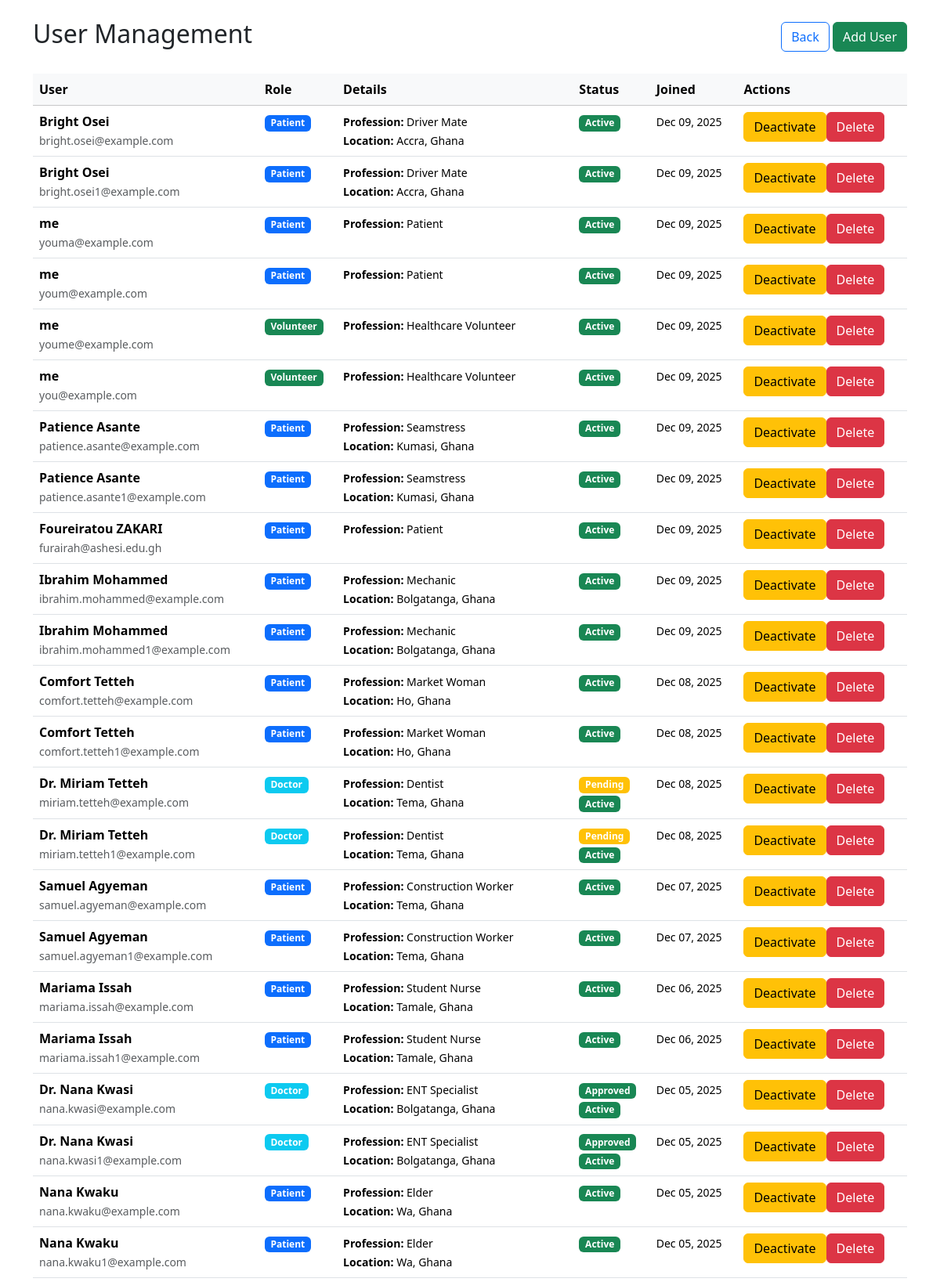
The page /views/auth/admin-users.php (signed in, upper part) on the database its author committed.
### tables this page shows
CREATE TABLE `hc_users` (
  `user_id` int(11) NOT NULL,
  `full_name` varchar(100) NOT NULL,
  `profession` varchar(100) DEFAULT NULL,
  `email_address` varchar(100) NOT NULL,
  `location` varchar(100) DEFAULT NULL,
  `password_hash` varchar(255) NOT NULL,
  `user_role` enum('patient','volunteer','doctor','admin') NOT NULL,
  `is_approved` tinyint(1) DEFAULT 0,
  `certificate_filename` varchar(255) DEFAULT NULL,
  `date_created` timestamp NOT NULL DEFAULT current_timestamp(),
  `created_at` timestamp NOT NULL DEFAULT current_timestamp(),
  `last_updated` timestamp NOT NULL DEFAULT current_timestamp() ON UPDATE current_timestamp(),
  `is_active` tinyint(1) DEFAULT 1
);

### views/auth/admin-users.php (the view, shortened to what this page needs)
<?php
require_once '../../app/config/database.php';
$sql = "SELECT user_id, full_name, email_address, user_role, is_approved, is_active,
               profession, location, created_at
        FROM hc_users
        ORDER BY created_at DESC";
$stmt = $pdo->query($sql);
$users = $stmt->fetchAll();
?>
<!DOCTYPE html>
<html lang="en">
<head>
    <link href="https://cdn.jsdelivr.net/npm/bootstrap@5.3.2/dist/css/bootstrap.min.css" rel="stylesheet">
</head>
<body>
    <div class="container mt-4">
        <div class="d-flex justify-content-between align-items-center mb-4">
            <h2><i class="fas fa-users text-primary"></i> User Management</h2>
            <div>
                <a href="admin-dashboard.php" class="btn btn-outline-primary">
                    <i class="fas fa-arrow-left"></i> Back
                </a>
                <a href="#" class="btn btn-success" data-bs-toggle="modal" data-bs-target="#addUserModal">
                    <i class="fas fa-plus"></i> Add User
                </a>
            </div>
        </div>
        <div class="table-responsive">
            <table class="table table-hover">
                <thead class="table-light">
                    <tr>
                        <th>User</th>
                        <th>Role</th>
                        <th>Details</th>
                        <th>Status</th>
                        <th>Joined</th>
                        <th>Actions</th>
                    </tr>
                </thead>
                <tbody>
                    <?php foreach ($users as $user): ?>
                        <tr>
                            <td>
                                <strong><?php echo htmlspecialchars($user['full_name']); ?></strong><br>
                                <small class="text-muted"><?php echo htmlspecialchars($user['email_address']); ?></small>
                            </td>
                            <td>
                                <?php
                                $role_badge = [
                                    'patient' => 'primary',
                                    'volunteer' => 'success',
                                    'doctor' => 'info',
                                    'admin' => 'danger'
                                ];
                                ?>
                                <span class="badge bg-<?php echo $role_badge[$user['user_role']] ?? 'secondary'; ?>">
                                    <?php echo ucfirst($user['user_role']); ?>
                                </span>
                            </td>
                            <td>
                                <small>
                                    <?php if ($user['profession']): ?>
                                        <strong>Profession:</strong> <?php echo htmlspecialchars($user['profession']); ?><br>
                                    <?php endif; ?>
                                    <?php if ($user['location']): ?>
                                        <strong>Location:</strong> <?php echo htmlspecialchars($user['location']); ?>
                                    <?php endif; ?>
                                </small>
                            </td>
                            <td>
                                <?php if ($user['user_role'] === 'doctor'): ?>
                                    <span class="badge bg-<?php echo $user['is_approved'] ? 'success' : 'warning'; ?>">
                                        <?php echo $user['is_approved'] ? 'Approved' : 'Pending'; ?>
                                    </span><br>
                                <?php endif; ?>
                                <span class="badge bg-<?php echo $user['is_active'] ? 'success' : 'secondary'; ?>">
                                    <?php echo $user['is_active'] ? 'Active' : 'Inactive'; ?>
                                </span>
                            </td>
                            <td>
                                <small><?php echo date('M d, Y', strtotime($user['created_at'])); ?></small>
                            </td>
                            <td>
                                <div class="btn-group btn-group-sm">
                                    <?php if ($user['user_role'] !== 'admin'): ?>
                                        <form method="POST" class="d-inline">
                                            <button type="submit" class="btn btn-<?php echo $user['is_active'] ? 'warning' : 'success'; ?>">
                                                <?php echo $user['is_active'] ? 'Deactivate' : 'Activate'; ?>
                                            </button>
                                        </form>
                                        <form method="POST" class="d-inline" onsubmit="return confirm('Delete this user?');">
                                            <button type="submit" class="btn btn-danger">Delete</button>
                                        </form>
                                    <?php else: ?>
                                        <span class="text-muted">Admin Account</span>
                                    <?php endif; ?>
                                </div>
                            </td>
                        </tr>
                    <?php endforeach; ?>
                </tbody>
            </table>
        </div>
    </div>
</body>
</html>

### rows shown on the page
hc_users: full_name "Bright Osei", email_address "bright.osei@example.com", user_role "Patient", profession "Driver Mate", location "Accra, Ghana", is_active "Active", created_at "Dec 09, 2025"
hc_users: full_name "Bright Osei", email_address "bright.osei1@example.com", user_role "Patient", profession "Driver Mate", location "Accra, Ghana", is_active "Active", created_at "Dec 09, 2025"
hc_users: full_name "me", email_address "youma@example.com", user_role "Patient", profession "Patient", is_active "Active", created_at "Dec 09, 2025"
hc_users: full_name "me", email_address "youm@example.com", user_role "Patient", profession "Patient", is_active "Active", created_at "Dec 09, 2025"
hc_users: full_name "me", email_address "youme@example.com", user_role "Volunteer", profession "Healthcare Volunteer", is_active "Active", created_at "Dec 09, 2025"
hc_users: full_name "me", email_address "you@example.com", user_role "Volunteer", profession "Healthcare Volunteer", is_active "Active", created_at "Dec 09, 2025"
hc_users: full_name "Patience Asante", email_address "patience.asante@example.com", user_role "Patient", profession "Seamstress", location "Kumasi, Ghana", is_active "Active", created_at "Dec 09, 2025"
hc_users: full_name "Patience Asante", email_address "patience.asante1@example.com", user_role "Patient", profession "Seamstress", location "Kumasi, Ghana", is_active "Active", created_at "Dec 09, 2025"
hc_users: full_name "Foureiratou ZAKARI", email_address "furairah@ashesi.edu.gh", user_role "Patient", profession "Patient", is_active "Active", created_at "Dec 09, 2025"
hc_users: full_name "Ibrahim Mohammed", email_address "ibrahim.mohammed@example.com", user_role "Patient", profession "Mechanic", location "Bolgatanga, Ghana", is_active "Active", created_at "Dec 09, 2025"
hc_users: full_name "Ibrahim Mohammed", email_address "ibrahim.mohammed1@example.com", user_role "Patient", profession "Mechanic", location "Bolgatanga, Ghana", is_active "Active", created_at "Dec 09, 2025"
hc_users: full_name "Comfort Tetteh", email_address "comfort.tetteh@example.com", user_role "Patient", profession "Market Woman", location "Ho, Ghana", is_active "Active", created_at "Dec 08, 2025"
hc_users: full_name "Comfort Tetteh", email_address "comfort.tetteh1@example.com", user_role "Patient", profession "Market Woman", location "Ho, Ghana", is_active "Active", created_at "Dec 08, 2025"
hc_users: full_name "Dr. Miriam Tetteh", email_address "miriam.tetteh@example.com", user_role "Doctor", profession "Dentist", location "Tema, Ghana", is_approved "Pending", is_active "Active", created_at "Dec 08, 2025"
hc_users: full_name "Dr. Miriam Tetteh", email_address "miriam.tetteh1@example.com", user_role "Doctor", profession "Dentist", location "Tema, Ghana", is_approved "Pending", is_active "Active", created_at "Dec 08, 2025"
hc_users: full_name "Samuel Agyeman", email_address "samuel.agyeman@example.com", user_role "Patient", profession "Construction Worker", location "Tema, Ghana", is_active "Active", created_at "Dec 07, 2025"
hc_users: full_name "Samuel Agyeman", email_address "samuel.agyeman1@example.com", user_role "Patient", profession "Construction Worker", location "Tema, Ghana", is_active "Active", created_at "Dec 07, 2025"
hc_users: full_name "Mariama Issah", email_address "mariama.issah@example.com", user_role "Patient", profession "Student Nurse", location "Tamale, Ghana", is_active "Active", created_at "Dec 06, 2025"
hc_users: full_name "Mariama Issah", email_address "mariama.issah1@example.com", user_role "Patient", profession "Student Nurse", location "Tamale, Ghana", is_active "Active", created_at "Dec 06, 2025"
hc_users: full_name "Dr. Nana Kwasi", email_address "nana.kwasi@example.com", user_role "Doctor", profession "ENT Specialist", location "Bolgatanga, Ghana", is_approved "Approved", is_active "Active", created_at "Dec 05, 2025"
hc_users: full_name "Dr. Nana Kwasi", email_address "nana.kwasi1@example.com", user_role "Doctor", profession "ENT Specialist", location "Bolgatanga, Ghana", is_approved "Approved", is_active "Active", created_at "Dec 05, 2025"
hc_users: full_name "Nana Kwaku", email_address "nana.kwaku@example.com", user_role "Patient", profession "Elder", location "Wa, Ghana", is_active "Active", created_at "Dec 05, 2025"
hc_users: full_name "Nana Kwaku", email_address "nana.kwaku1@example.com", user_role "Patient", profession "Elder", location "Wa, Ghana", is_active "Active", created_at "Dec 05, 2025"
